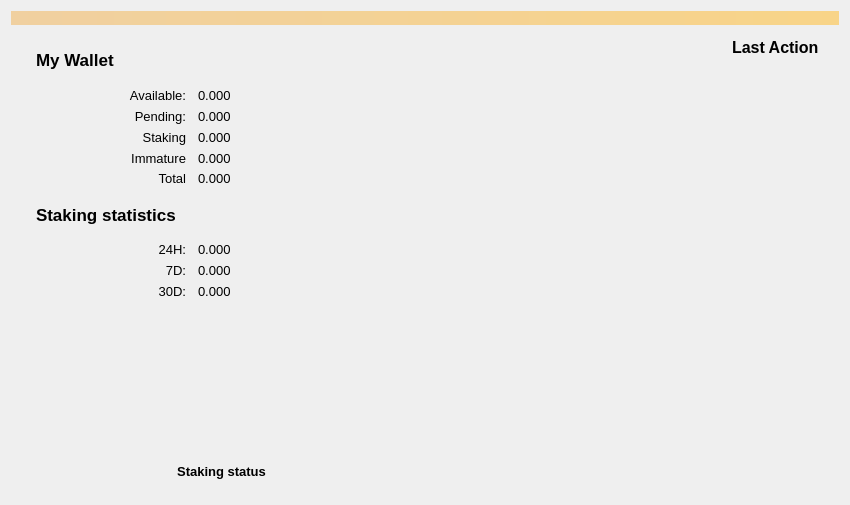
<?xml version="1.0" encoding="UTF-8"?>
<ui version="4.0">
 <class>OverviewPage</class>
 <widget class="QWidget" name="OverviewPage">
  <property name="geometry">
   <rect>
    <x>0</x>
    <y>0</y>
    <width>850</width>
    <height>505</height>
   </rect>
  </property>
  <property name="sizePolicy">
   <sizepolicy hsizetype="MinimumExpanding" vsizetype="MinimumExpanding">
    <horstretch>0</horstretch>
    <verstretch>0</verstretch>
   </sizepolicy>
  </property>
  <property name="maximumSize">
   <size>
    <width>16777215</width>
    <height>16777215</height>
   </size>
  </property>
  <property name="windowTitle">
   <string>Form</string>
  </property>
  <layout class="QVBoxLayout" name="topLayout">
   <property name="bottomMargin">
    <number>9</number>
   </property>
   <item>
    <widget class="QLabel" name="labelAlerts">
     <property name="enabled">
      <bool>true</bool>
     </property>
     <property name="visible">
      <bool>false</bool>
     </property>
     <property name="styleSheet">
      <string notr="true">background-color: qlineargradient(x1: 0, y1: 0, x2: 1, y2: 0, stop:0 #F0D0A0, stop:1 #F8D488); color:#000000;</string>
     </property>
     <property name="wordWrap">
      <bool>true</bool>
     </property>
     <property name="margin">
      <number>3</number>
     </property>
     <property name="textInteractionFlags">
      <set>Qt::TextSelectableByMouse</set>
     </property>
    </widget>
   </item>
   <item>
    <layout class="QHBoxLayout" name="horizontalLayout_2">
     <property name="sizeConstraint">
      <enum>QLayout::SetMinimumSize</enum>
     </property>
     <item>
      <layout class="QVBoxLayout" name="verticalLayout_2">
       <property name="sizeConstraint">
        <enum>QLayout::SetNoConstraint</enum>
       </property>
       <property name="leftMargin">
        <number>15</number>
       </property>
       <property name="topMargin">
        <number>0</number>
       </property>
       <property name="rightMargin">
        <number>5</number>
       </property>
       <property name="bottomMargin">
        <number>16</number>
       </property>
       <item>
        <widget class="QWidget" name="widget" native="true">
         <layout class="QVBoxLayout" name="verticalLayout_4" stretch="0,0,0,0">
          <property name="spacing">
           <number>6</number>
          </property>
          <property name="leftMargin">
           <number>10</number>
          </property>
          <property name="topMargin">
           <number>8</number>
          </property>
          <property name="rightMargin">
           <number>10</number>
          </property>
          <property name="bottomMargin">
           <number>15</number>
          </property>
          <item>
           <layout class="QHBoxLayout" name="horizontalLayout_9">
            <property name="spacing">
             <number>0</number>
            </property>
            <property name="topMargin">
             <number>10</number>
            </property>
            <property name="rightMargin">
             <number>15</number>
            </property>
            <item>
             <widget class="QLabel" name="label_MyWallet">
              <property name="enabled">
               <bool>true</bool>
              </property>
              <property name="sizePolicy">
               <sizepolicy hsizetype="Preferred" vsizetype="Preferred">
                <horstretch>0</horstretch>
                <verstretch>0</verstretch>
               </sizepolicy>
              </property>
              <property name="minimumSize">
               <size>
                <width>110</width>
                <height>0</height>
               </size>
              </property>
              <property name="font">
               <font>
                <pointsize>13</pointsize>
                <weight>75</weight>
                <bold>true</bold>
               </font>
              </property>
              <property name="layoutDirection">
               <enum>Qt::LeftToRight</enum>
              </property>
              <property name="lineWidth">
               <number>1</number>
              </property>
              <property name="text">
               <string>My Wallet</string>
              </property>
              <property name="alignment">
               <set>Qt::AlignLeading|Qt::AlignLeft|Qt::AlignVCenter</set>
              </property>
              <property name="margin">
               <number>-1</number>
              </property>
              <property name="indent">
               <number>-1</number>
              </property>
             </widget>
            </item>
            <item>
             <spacer name="horizontalSpacer_2">
              <property name="orientation">
               <enum>Qt::Horizontal</enum>
              </property>
              <property name="sizeHint" stdset="0">
               <size>
                <width>40</width>
                <height>20</height>
               </size>
              </property>
             </spacer>
            </item>
            <item>
             <widget class="QLabel" name="label">
              <property name="maximumSize">
               <size>
                <width>70</width>
                <height>55</height>
               </size>
              </property>
              <property name="text">
               <string/>
              </property>
              <property name="pixmap">
               <pixmap resource="../bitcoin.qrc">:/images/wallet_logo2</pixmap>
              </property>
              <property name="scaledContents">
               <bool>true</bool>
              </property>
             </widget>
            </item>
            <item>
             <spacer name="horizontalSpacer">
              <property name="orientation">
               <enum>Qt::Horizontal</enum>
              </property>
              <property name="sizeType">
               <enum>QSizePolicy::Preferred</enum>
              </property>
              <property name="sizeHint" stdset="0">
               <size>
                <width>27</width>
                <height>22</height>
               </size>
              </property>
             </spacer>
            </item>
           </layout>
          </item>
          <item>
           <layout class="QFormLayout" name="formLayout_3">
            <property name="labelAlignment">
             <set>Qt::AlignRight|Qt::AlignTrailing|Qt::AlignVCenter</set>
            </property>
            <property name="horizontalSpacing">
             <number>12</number>
            </property>
            <property name="verticalSpacing">
             <number>4</number>
            </property>
            <property name="leftMargin">
             <number>50</number>
            </property>
            <property name="topMargin">
             <number>10</number>
            </property>
            <property name="rightMargin">
             <number>10</number>
            </property>
            <property name="bottomMargin">
             <number>10</number>
            </property>
            <item row="0" column="0">
             <widget class="QLabel" name="lbl_Available_text">
              <property name="sizePolicy">
               <sizepolicy hsizetype="Minimum" vsizetype="Preferred">
                <horstretch>0</horstretch>
                <verstretch>0</verstretch>
               </sizepolicy>
              </property>
              <property name="minimumSize">
               <size>
                <width>100</width>
                <height>17</height>
               </size>
              </property>
              <property name="maximumSize">
               <size>
                <width>100</width>
                <height>17</height>
               </size>
              </property>
              <property name="font">
               <font>
                <pointsize>10</pointsize>
                <weight>50</weight>
                <bold>false</bold>
                <stylestrategy>PreferAntialias</stylestrategy>
               </font>
              </property>
              <property name="text">
               <string>Available:</string>
              </property>
              <property name="alignment">
               <set>Qt::AlignRight|Qt::AlignTrailing|Qt::AlignVCenter</set>
              </property>
             </widget>
            </item>
            <item row="0" column="1">
             <widget class="QLabel" name="labelBalance">
              <property name="font">
               <font>
                <pointsize>10</pointsize>
                <weight>50</weight>
                <bold>false</bold>
                <stylestrategy>PreferAntialias</stylestrategy>
               </font>
              </property>
              <property name="text">
               <string>0.000</string>
              </property>
              <property name="alignment">
               <set>Qt::AlignLeading|Qt::AlignLeft|Qt::AlignVCenter</set>
              </property>
             </widget>
            </item>
            <item row="1" column="0">
             <widget class="QLabel" name="lbl_Pending_Text">
              <property name="sizePolicy">
               <sizepolicy hsizetype="Minimum" vsizetype="Preferred">
                <horstretch>0</horstretch>
                <verstretch>0</verstretch>
               </sizepolicy>
              </property>
              <property name="minimumSize">
               <size>
                <width>100</width>
                <height>17</height>
               </size>
              </property>
              <property name="maximumSize">
               <size>
                <width>100</width>
                <height>17</height>
               </size>
              </property>
              <property name="font">
               <font>
                <pointsize>10</pointsize>
                <weight>50</weight>
                <bold>false</bold>
                <stylestrategy>PreferAntialias</stylestrategy>
               </font>
              </property>
              <property name="text">
               <string>Pending:</string>
              </property>
              <property name="alignment">
               <set>Qt::AlignRight|Qt::AlignTrailing|Qt::AlignVCenter</set>
              </property>
             </widget>
            </item>
            <item row="1" column="1">
             <widget class="QLabel" name="labelUnconfirmed">
              <property name="font">
               <font>
                <pointsize>10</pointsize>
                <weight>50</weight>
                <bold>false</bold>
                <stylestrategy>PreferAntialias</stylestrategy>
               </font>
              </property>
              <property name="text">
               <string>0.000</string>
              </property>
              <property name="alignment">
               <set>Qt::AlignLeading|Qt::AlignLeft|Qt::AlignVCenter</set>
              </property>
             </widget>
            </item>
            <item row="2" column="0">
             <widget class="QLabel" name="labelStakingText">
              <property name="sizePolicy">
               <sizepolicy hsizetype="Minimum" vsizetype="Preferred">
                <horstretch>0</horstretch>
                <verstretch>0</verstretch>
               </sizepolicy>
              </property>
              <property name="minimumSize">
               <size>
                <width>100</width>
                <height>17</height>
               </size>
              </property>
              <property name="maximumSize">
               <size>
                <width>100</width>
                <height>17</height>
               </size>
              </property>
              <property name="font">
               <font>
                <pointsize>10</pointsize>
                <weight>50</weight>
                <bold>false</bold>
                <stylestrategy>PreferAntialias</stylestrategy>
               </font>
              </property>
              <property name="text">
               <string>Staking</string>
              </property>
              <property name="alignment">
               <set>Qt::AlignRight|Qt::AlignTrailing|Qt::AlignVCenter</set>
              </property>
             </widget>
            </item>
            <item row="2" column="1">
             <widget class="QLabel" name="labelStaking">
              <property name="font">
               <font>
                <pointsize>10</pointsize>
                <weight>50</weight>
                <bold>false</bold>
                <stylestrategy>PreferAntialias</stylestrategy>
               </font>
              </property>
              <property name="text">
               <string>0.000</string>
              </property>
              <property name="alignment">
               <set>Qt::AlignLeading|Qt::AlignLeft|Qt::AlignVCenter</set>
              </property>
             </widget>
            </item>
            <item row="3" column="0">
             <widget class="QLabel" name="labelImmatureText">
              <property name="sizePolicy">
               <sizepolicy hsizetype="Minimum" vsizetype="Preferred">
                <horstretch>0</horstretch>
                <verstretch>0</verstretch>
               </sizepolicy>
              </property>
              <property name="minimumSize">
               <size>
                <width>100</width>
                <height>17</height>
               </size>
              </property>
              <property name="maximumSize">
               <size>
                <width>100</width>
                <height>17</height>
               </size>
              </property>
              <property name="font">
               <font>
                <pointsize>10</pointsize>
                <weight>50</weight>
                <bold>false</bold>
                <stylestrategy>PreferAntialias</stylestrategy>
               </font>
              </property>
              <property name="text">
               <string>Immature</string>
              </property>
              <property name="alignment">
               <set>Qt::AlignRight|Qt::AlignTrailing|Qt::AlignVCenter</set>
              </property>
             </widget>
            </item>
            <item row="3" column="1">
             <widget class="QLabel" name="labelImmature">
              <property name="font">
               <font>
                <pointsize>10</pointsize>
                <weight>50</weight>
                <bold>false</bold>
                <stylestrategy>PreferAntialias</stylestrategy>
               </font>
              </property>
              <property name="text">
               <string>0.000</string>
              </property>
              <property name="alignment">
               <set>Qt::AlignLeading|Qt::AlignLeft|Qt::AlignVCenter</set>
              </property>
             </widget>
            </item>
            <item row="4" column="0">
             <widget class="QLabel" name="overviewpage_total_label">
              <property name="sizePolicy">
               <sizepolicy hsizetype="Minimum" vsizetype="Preferred">
                <horstretch>0</horstretch>
                <verstretch>0</verstretch>
               </sizepolicy>
              </property>
              <property name="minimumSize">
               <size>
                <width>0</width>
                <height>0</height>
               </size>
              </property>
              <property name="maximumSize">
               <size>
                <width>16777215</width>
                <height>16777215</height>
               </size>
              </property>
              <property name="font">
               <font>
                <pointsize>10</pointsize>
                <weight>50</weight>
                <bold>false</bold>
                <stylestrategy>PreferAntialias</stylestrategy>
               </font>
              </property>
              <property name="text">
               <string>Total</string>
              </property>
              <property name="alignment">
               <set>Qt::AlignRight|Qt::AlignTrailing|Qt::AlignVCenter</set>
              </property>
             </widget>
            </item>
            <item row="4" column="1">
             <widget class="QLabel" name="labelTotal">
              <property name="font">
               <font>
                <pointsize>10</pointsize>
                <weight>50</weight>
                <bold>false</bold>
                <stylestrategy>PreferAntialias</stylestrategy>
               </font>
              </property>
              <property name="text">
               <string>0.000</string>
              </property>
              <property name="alignment">
               <set>Qt::AlignLeading|Qt::AlignLeft|Qt::AlignVCenter</set>
              </property>
             </widget>
            </item>
           </layout>
          </item>
          <item>
           <layout class="QHBoxLayout" name="horizontalLayout_4">
            <property name="topMargin">
             <number>3</number>
            </property>
            <property name="bottomMargin">
             <number>0</number>
            </property>
            <item>
             <widget class="QLabel" name="StakingStatus_Heading">
              <property name="minimumSize">
               <size>
                <width>100</width>
                <height>0</height>
               </size>
              </property>
              <property name="font">
               <font>
                <pointsize>13</pointsize>
                <weight>75</weight>
                <bold>true</bold>
               </font>
              </property>
              <property name="lineWidth">
               <number>1</number>
              </property>
              <property name="text">
               <string>Staking statistics</string>
              </property>
              <property name="alignment">
               <set>Qt::AlignLeading|Qt::AlignLeft|Qt::AlignVCenter</set>
              </property>
              <property name="margin">
               <number>-1</number>
              </property>
             </widget>
            </item>
           </layout>
          </item>
          <item>
           <layout class="QFormLayout" name="formLayout">
            <property name="horizontalSpacing">
             <number>12</number>
            </property>
            <property name="verticalSpacing">
             <number>4</number>
            </property>
            <property name="leftMargin">
             <number>50</number>
            </property>
            <property name="topMargin">
             <number>10</number>
            </property>
            <property name="rightMargin">
             <number>10</number>
            </property>
            <property name="bottomMargin">
             <number>10</number>
            </property>
            <item row="1" column="0">
             <widget class="QLabel" name="lbl_7D_Text">
              <property name="sizePolicy">
               <sizepolicy hsizetype="Minimum" vsizetype="Preferred">
                <horstretch>0</horstretch>
                <verstretch>0</verstretch>
               </sizepolicy>
              </property>
              <property name="minimumSize">
               <size>
                <width>100</width>
                <height>17</height>
               </size>
              </property>
              <property name="maximumSize">
               <size>
                <width>100</width>
                <height>17</height>
               </size>
              </property>
              <property name="font">
               <font>
                <pointsize>10</pointsize>
                <weight>50</weight>
                <bold>false</bold>
                <stylestrategy>PreferAntialias</stylestrategy>
                <kerning>false</kerning>
               </font>
              </property>
              <property name="text">
               <string>7D:</string>
              </property>
              <property name="alignment">
               <set>Qt::AlignRight|Qt::AlignTrailing|Qt::AlignVCenter</set>
              </property>
             </widget>
            </item>
            <item row="1" column="1">
             <widget class="QLabel" name="label7dStakingStats">
              <property name="font">
               <font>
                <pointsize>10</pointsize>
                <weight>50</weight>
                <bold>false</bold>
                <stylestrategy>PreferAntialias</stylestrategy>
                <kerning>false</kerning>
               </font>
              </property>
              <property name="text">
               <string>0.000</string>
              </property>
              <property name="alignment">
               <set>Qt::AlignLeading|Qt::AlignLeft|Qt::AlignVCenter</set>
              </property>
             </widget>
            </item>
            <item row="2" column="0">
             <widget class="QLabel" name="lbl_30D_Text">
              <property name="sizePolicy">
               <sizepolicy hsizetype="Minimum" vsizetype="Preferred">
                <horstretch>0</horstretch>
                <verstretch>0</verstretch>
               </sizepolicy>
              </property>
              <property name="minimumSize">
               <size>
                <width>100</width>
                <height>17</height>
               </size>
              </property>
              <property name="maximumSize">
               <size>
                <width>100</width>
                <height>17</height>
               </size>
              </property>
              <property name="font">
               <font>
                <pointsize>10</pointsize>
                <weight>50</weight>
                <bold>false</bold>
                <stylestrategy>PreferAntialias</stylestrategy>
                <kerning>false</kerning>
               </font>
              </property>
              <property name="text">
               <string>30D:</string>
              </property>
              <property name="alignment">
               <set>Qt::AlignRight|Qt::AlignTrailing|Qt::AlignVCenter</set>
              </property>
             </widget>
            </item>
            <item row="2" column="1">
             <widget class="QLabel" name="label30dStakingStats">
              <property name="font">
               <font>
                <pointsize>10</pointsize>
                <weight>50</weight>
                <bold>false</bold>
                <stylestrategy>PreferAntialias</stylestrategy>
                <kerning>false</kerning>
               </font>
              </property>
              <property name="text">
               <string>0.000</string>
              </property>
              <property name="alignment">
               <set>Qt::AlignLeading|Qt::AlignLeft|Qt::AlignVCenter</set>
              </property>
             </widget>
            </item>
            <item row="0" column="0">
             <widget class="QLabel" name="lbl_24H_Text">
              <property name="sizePolicy">
               <sizepolicy hsizetype="Minimum" vsizetype="Preferred">
                <horstretch>0</horstretch>
                <verstretch>0</verstretch>
               </sizepolicy>
              </property>
              <property name="minimumSize">
               <size>
                <width>100</width>
                <height>17</height>
               </size>
              </property>
              <property name="maximumSize">
               <size>
                <width>100</width>
                <height>17</height>
               </size>
              </property>
              <property name="font">
               <font>
                <pointsize>10</pointsize>
                <weight>50</weight>
                <bold>false</bold>
                <stylestrategy>PreferAntialias</stylestrategy>
               </font>
              </property>
              <property name="text">
               <string>24H:</string>
              </property>
              <property name="alignment">
               <set>Qt::AlignRight|Qt::AlignTrailing|Qt::AlignVCenter</set>
              </property>
             </widget>
            </item>
            <item row="0" column="1">
             <widget class="QLabel" name="label24hStakingStats">
              <property name="font">
               <font>
                <pointsize>10</pointsize>
                <weight>50</weight>
                <bold>false</bold>
                <stylestrategy>PreferAntialias</stylestrategy>
                <kerning>false</kerning>
               </font>
              </property>
              <property name="text">
               <string>0.000</string>
              </property>
              <property name="alignment">
               <set>Qt::AlignLeading|Qt::AlignLeft|Qt::AlignVCenter</set>
              </property>
             </widget>
            </item>
           </layout>
          </item>
         </layout>
        </widget>
       </item>
       <item>
        <spacer name="verticalSpacer">
         <property name="orientation">
          <enum>Qt::Vertical</enum>
         </property>
         <property name="sizeHint" stdset="0">
          <size>
           <width>20</width>
           <height>5</height>
          </size>
         </property>
        </spacer>
       </item>
       <item>
        <widget class="QLabel" name="label_2">
         <property name="text">
          <string/>
         </property>
         <property name="pixmap">
          <pixmap resource="../bitcoin.qrc">:/images/wallet_logo100x79</pixmap>
         </property>
         <property name="scaledContents">
          <bool>false</bool>
         </property>
         <property name="wordWrap">
          <bool>false</bool>
         </property>
        </widget>
       </item>
       <item>
        <widget class="QLabel" name="stakingStatusLabel">
         <property name="sizePolicy">
          <sizepolicy hsizetype="Expanding" vsizetype="Preferred">
           <horstretch>0</horstretch>
           <verstretch>0</verstretch>
          </sizepolicy>
         </property>
         <property name="minimumSize">
          <size>
           <width>0</width>
           <height>0</height>
          </size>
         </property>
         <property name="maximumSize">
          <size>
           <width>16777215</width>
           <height>16777215</height>
          </size>
         </property>
         <property name="font">
          <font>
           <pointsize>10</pointsize>
           <weight>75</weight>
           <bold>true</bold>
           <kerning>true</kerning>
          </font>
         </property>
         <property name="text">
          <string>Staking status</string>
         </property>
         <property name="alignment">
          <set>Qt::AlignCenter</set>
         </property>
         <property name="wordWrap">
          <bool>true</bool>
         </property>
        </widget>
       </item>
      </layout>
     </item>
     <item>
      <widget class="QWidget" name="widget_2" native="true">
       <layout class="QVBoxLayout" name="verticalLayout_3">
        <property name="leftMargin">
         <number>10</number>
        </property>
        <property name="topMargin">
         <number>7</number>
        </property>
        <property name="rightMargin">
         <number>5</number>
        </property>
        <property name="bottomMargin">
         <number>16</number>
        </property>
        <item>
         <layout class="QVBoxLayout" name="verticalLayout_4_4">
          <property name="leftMargin">
           <number>0</number>
          </property>
          <property name="rightMargin">
           <number>15</number>
          </property>
          <item>
           <layout class="QHBoxLayout" name="horizontalLayout_5">
            <property name="sizeConstraint">
             <enum>QLayout::SetDefaultConstraint</enum>
            </property>
            <item>
             <spacer name="horizontalSpacer_12">
              <property name="orientation">
               <enum>Qt::Horizontal</enum>
              </property>
              <property name="sizeHint" stdset="0">
               <size>
                <width>40</width>
                <height>20</height>
               </size>
              </property>
             </spacer>
            </item>
            <item>
             <widget class="QLabel" name="label_12">
              <property name="sizePolicy">
               <sizepolicy hsizetype="Preferred" vsizetype="Maximum">
                <horstretch>0</horstretch>
                <verstretch>0</verstretch>
               </sizepolicy>
              </property>
              <property name="maximumSize">
               <size>
                <width>16777215</width>
                <height>19</height>
               </size>
              </property>
              <property name="font">
               <font>
                <pointsize>12</pointsize>
                <weight>75</weight>
                <bold>true</bold>
               </font>
              </property>
              <property name="text">
               <string>Last Action</string>
              </property>
             </widget>
            </item>
           </layout>
          </item>
          <item>
           <widget class="ListView" name="listTransactions" native="true">
            <property name="minimumSize">
             <size>
              <width>0</width>
              <height>250</height>
             </size>
            </property>
           </widget>
          </item>
          <item>
           <spacer name="verticalSpacer_2">
            <property name="orientation">
             <enum>Qt::Vertical</enum>
            </property>
            <property name="sizeType">
             <enum>QSizePolicy::Expanding</enum>
            </property>
            <property name="sizeHint" stdset="0">
             <size>
              <width>20</width>
              <height>40</height>
             </size>
            </property>
           </spacer>
          </item>
          <item>
           <layout class="QHBoxLayout" name="horizontalLayout_3">
            <property name="spacing">
             <number>0</number>
            </property>
            <item>
             <spacer name="horizontalSpacer_11">
              <property name="orientation">
               <enum>Qt::Horizontal</enum>
              </property>
              <property name="sizeType">
               <enum>QSizePolicy::Expanding</enum>
              </property>
              <property name="sizeHint" stdset="0">
               <size>
                <width>10</width>
                <height>20</height>
               </size>
              </property>
             </spacer>
            </item>
            <item>
             <widget class="QPushButton" name="labelWalletStatus">
              <property name="minimumSize">
               <size>
                <width>40</width>
                <height>40</height>
               </size>
              </property>
              <property name="maximumSize">
               <size>
                <width>40</width>
                <height>40</height>
               </size>
              </property>
              <property name="baseSize">
               <size>
                <width>40</width>
                <height>40</height>
               </size>
              </property>
              <property name="text">
               <string/>
              </property>
              <property name="iconSize">
               <size>
                <width>40</width>
                <height>40</height>
               </size>
              </property>
              <property name="flat">
               <bool>true</bool>
              </property>
             </widget>
            </item>
            <item>
             <spacer name="horizontalSpacer_10">
              <property name="orientation">
               <enum>Qt::Horizontal</enum>
              </property>
              <property name="sizeHint" stdset="0">
               <size>
                <width>40</width>
                <height>20</height>
               </size>
              </property>
             </spacer>
            </item>
           </layout>
          </item>
         </layout>
        </item>
       </layout>
      </widget>
     </item>
    </layout>
   </item>
   <item>
    <layout class="QHBoxLayout" name="horizontalLayout">
     <property name="sizeConstraint">
      <enum>QLayout::SetMinimumSize</enum>
     </property>
     <item>
      <spacer name="horizontalSpacer_5">
       <property name="orientation">
        <enum>Qt::Horizontal</enum>
       </property>
       <property name="sizeHint" stdset="0">
        <size>
         <width>40</width>
         <height>1</height>
        </size>
       </property>
      </spacer>
     </item>
    </layout>
   </item>
  </layout>
 </widget>
 <customwidgets>
  <customwidget>
   <class>ListView</class>
   <extends>QWidget</extends>
  </customwidget>
 </customwidgets>
 <resources>
  <include location="../bitcoin.qrc"/>
 </resources>
 <connections/>
</ui>
